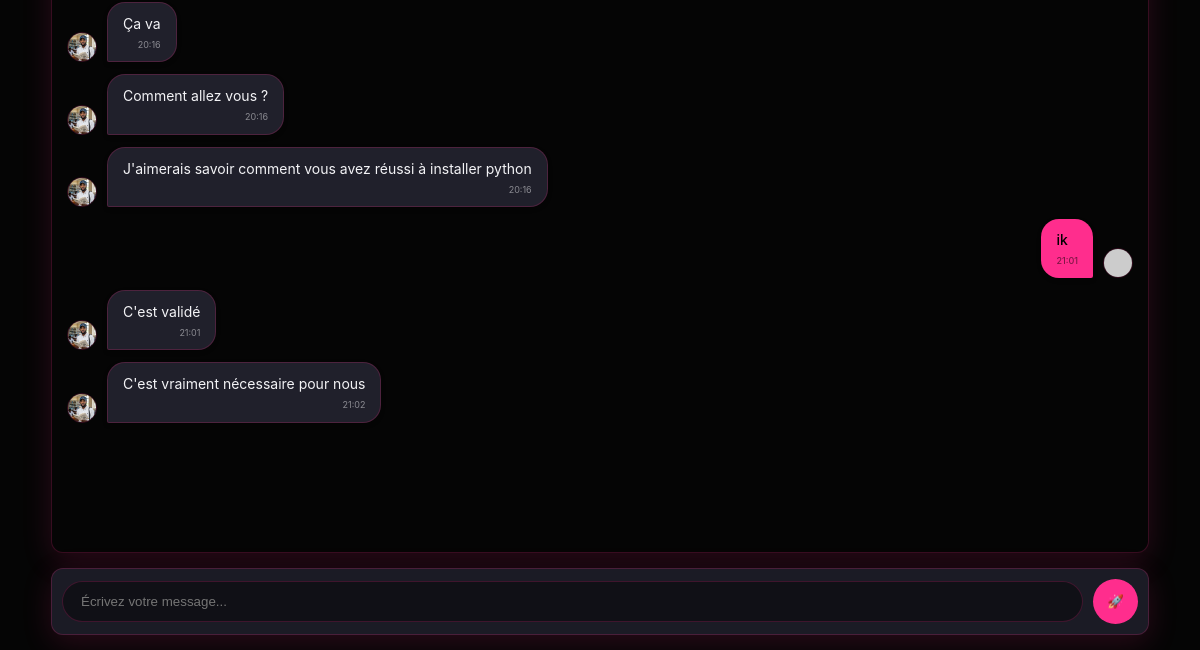
/messages/oncle (signed in, lower part), run on an earlier commit of the app's database.
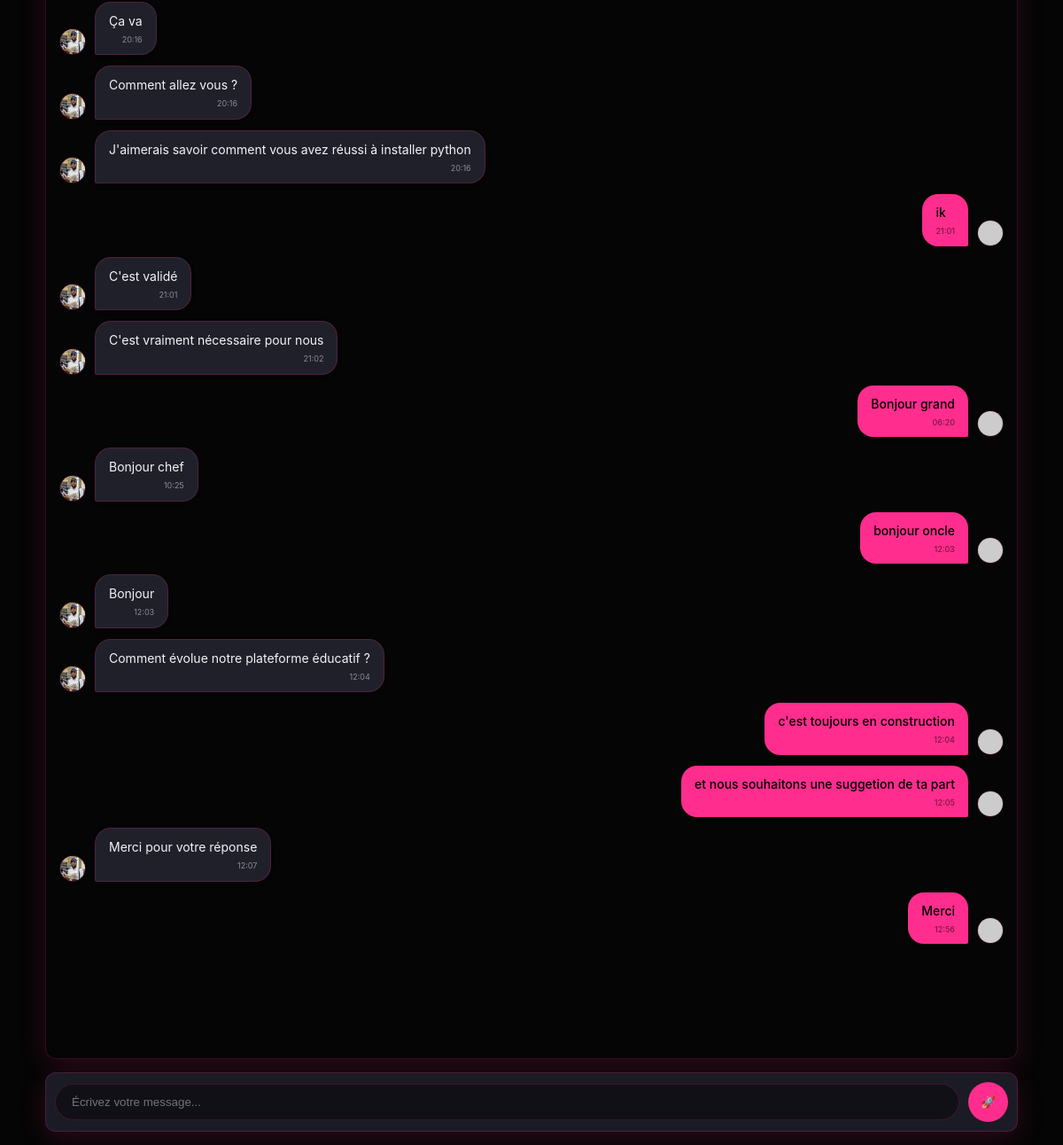
And on a later commit of the database.
### tables this page shows
CREATE TABLE messages (
  id INTEGER PRIMARY KEY AUTOINCREMENT,
  sender_id INTEGER NOT NULL,
  recipient_id INTEGER NOT NULL,
  content TEXT NOT NULL,
  created_at TEXT NOT NULL,
  is_read INTEGER NOT NULL DEFAULT 0,
  FOREIGN KEY (sender_id) REFERENCES users(id) ON DELETE CASCADE,
  FOREIGN KEY (recipient_id) REFERENCES users(id) ON DELETE CASCADE
);

CREATE TABLE users (
  id INTEGER PRIMARY KEY AUTOINCREMENT,
  username TEXT UNIQUE NOT NULL,
  identifier TEXT UNIQUE NOT NULL,
  display_name TEXT NOT NULL,
  bio TEXT DEFAULT '',
  password_hash TEXT NOT NULL,
  created_at TEXT NOT NULL
, profile_pic TEXT DEFAULT 'default_avatar.png', cover_pic TEXT DEFAULT 'default_cover.jpg', role TEXT DEFAULT 'apprenant', language TEXT DEFAULT 'fr', privacy_level TEXT DEFAULT 'public', video_pref TEXT DEFAULT 'data_saver');

### app.py (the view, shortened to what this page needs)
    @app.route("/messages/<username>", methods=["GET", "POST"])
    @login_required
    def thread(username: str):
        me = current_user()
        other = db_one("SELECT * FROM users WHERE username=?", (username.lower(),))
        if not other or other["id"] == me["id"]:
            return redirect(url_for("messages"))
        db_execute("UPDATE messages SET is_read=1 WHERE sender_id=? AND recipient_id=?",
                   (other["id"], me["id"]))
        msgs = db_all(
            "SELECT m.*, su.username AS sender_username, su.display_name AS sender_display_name, "
            "ru.username AS recipient_username, ru.display_name AS recipient_display_name "
            "FROM messages m "
            "JOIN users su ON su.id=m.sender_id "
            "JOIN users ru ON ru.id=m.recipient_id "
            "WHERE (m.sender_id=? AND m.recipient_id=?) OR (m.sender_id=? AND m.recipient_id=?) "
            "ORDER BY m.created_at ASC LIMIT 200",
            (me["id"], other["id"], other["id"], me["id"]),
        )
        return render_template("thread.html", other=other, messages=msgs)

### templates/thread.html (shortened to what this page needs)
{% extends "base.html" %}
{% block content %}
<div id="chat-window" class="card" style="height: calc(100vh - 280px); min-height: 400px; overflow-y: auto; padding: 15px; background: #050505; display: flex; flex-direction: column;">
    {% for m in messages %}
        <div class="chat-row {% if m.sender_id == me.id %}me{% else %}other{% endif %}">
            {% if m.sender_id != me.id %}
            <img src="{{ url_for('static', filename='uploads/' + (other.profile_pic if other.profile_pic else 'default_avatar.png')) }}"
                 class="avatar-chat" onerror="this.src='https://ui-avatars.com/api/?name={{ other.display_name }}&background=333&color=fff'">
            {% endif %}
            <div class="bubble">
                <div class="msg-content">{{ m.content }}</div>
                <div style="font-size: 9px; opacity: 0.5; margin-top: 4px; text-align: right;">
                    {{ m.created_at[11:16] }}
                </div>
            </div>
            {% if m.sender_id == me.id %}
            <img src="{{ url_for('static', filename='uploads/' + (me.profile_pic if me.profile_pic else 'default_avatar.png')) }}"
                 class="avatar-chat" onerror="this.src='https://ui-avatars.com/api/?name=Moi&background=ff2d8d&color=fff'">
            {% endif %}
        </div>
    {% endfor %}
</div>
<div class="card" style="margin-top: 10px; padding: 10px;">
    <div style="display: flex; gap: 10px; align-items: center;">
        <input type="text" id="msg-input" placeholder="Écrivez votre message..."
               style="flex: 1; background: rgba(0,0,0,0.4); border: 1px solid var(--border); color: white; padding: 12px 18px; border-radius: 25px; margin-bottom: 0; outline: none;"
               onkeypress="if(event.key === 'Enter') sendInstantMessage()">
        <button class="btn" onclick="sendInstantMessage()" style="border-radius: 50%; width: 45px; height: 45px; padding: 0; display: flex; align-items: center; justify-content: center; flex-shrink: 0;">
            🚀
        </button>
    </div>
</div>
{% endblock %}

What changed in the data, as far as the page shows it:
added messages: content "Bonjour grand", created_at "06:20"
added messages: profile_pic (picture), content "Bonjour chef", created_at "10:25"
added messages: content "bonjour oncle", created_at "12:03"
added messages: profile_pic (picture), content "Bonjour", created_at "12:03"
added messages: profile_pic (picture), content "Comment évolue notre plateforme éducatif ?", created_at "12:04"
added messages: content "c'est toujours en construction", created_at "12:04"
added messages: content "et nous souhaitons une suggetion de ta part", created_at "12:05"
added messages: profile_pic (picture), content "Merci pour votre réponse", created_at "12:07"
added messages: content "Merci", created_at "12:56"
